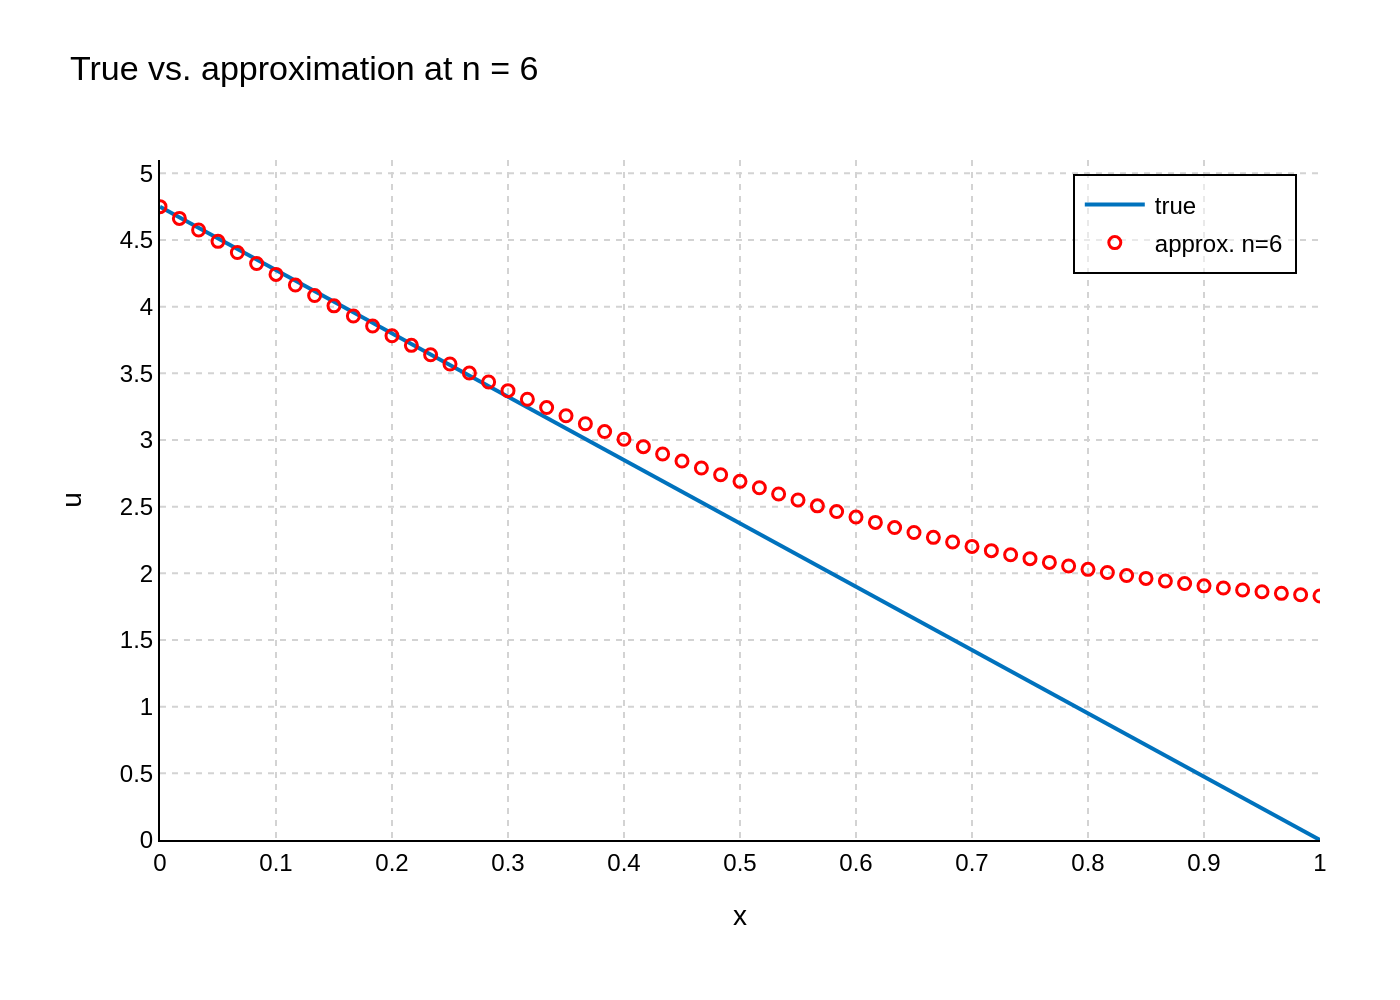

Here is the Python script that generated this plot:
import sys
import json
import os
import plotly.graph_objects as go

if len(sys.argv) != 2:
    print("Usage: python <script_name>.py <json_file_path>")
    sys.exit(1)

json_path = sys.argv[1]

try:
    with open(json_path, 'r', encoding='utf-8') as f:
        chart_info = json.load(f)
except FileNotFoundError:
    print(f"Error: JSON file not found at {json_path}")
    sys.exit(1)
except json.JSONDecodeError:
    print(f"Error: Could not decode JSON from {json_path}")
    sys.exit(1)

chart_data = chart_info.get('chart_data', [])
texts = chart_info.get('texts', {})
colors = chart_info.get('colors', [])

fig = go.Figure()

for i, series in enumerate(chart_data):
    trace_color = colors[i % len(colors)] if colors else '#000000'
    
    marker_dict = None
    if series.get('mode') == 'markers':
        marker_dict = dict(
            symbol=series.get('marker_symbol', 'circle'),
            color=trace_color,
            size=6,
            line=dict(width=1.5)
        )

    fig.add_trace(go.Scatter(
        x=series.get('x'),
        y=series.get('y'),
        name=series.get('name'),
        mode=series.get('mode', 'lines'),
        line=dict(color=trace_color, width=2),
        marker=marker_dict
    ))

fig.update_layout(
    title_text=texts.get('title'),
    xaxis_title=texts.get('x_axis_title'),
    yaxis_title=texts.get('y_axis_title'),
    font=dict(family="Arial", size=12, color="black"),
    plot_bgcolor='white',
    paper_bgcolor='white',
    legend=dict(
        x=0.98,
        y=0.98,
        xanchor='right',
        yanchor='top',
        bgcolor='rgba(255, 255, 255, 0.5)',
        bordercolor='black',
        borderwidth=1
    ),
    margin=dict(l=80, r=40, t=80, b=80),
    xaxis=dict(
        title_font=dict(size=14),
        showline=True,
        linewidth=1,
        linecolor='black',
        showgrid=True,
        gridwidth=1,
        gridcolor='#D3D3D3',
        griddash='dot',
        range=[0, 1],
        tickmode='linear',
        tick0=0,
        dtick=0.1,
        zeroline=False
    ),
    yaxis=dict(
        title_font=dict(size=14),
        showline=True,
        linewidth=1,
        linecolor='black',
        showgrid=True,
        gridwidth=1,
        gridcolor='#D3D3D3',
        griddash='dot',
        range=[0, 5.1],
        tickmode='linear',
        tick0=0,
        dtick=0.5,
        zeroline=False
    )
)

base_filename = os.path.splitext(os.path.basename(json_path))[0]
output_filename = f"{base_filename}.png"

fig.write_image(output_filename, scale=2)
print(f"Chart saved to {output_filename}")
